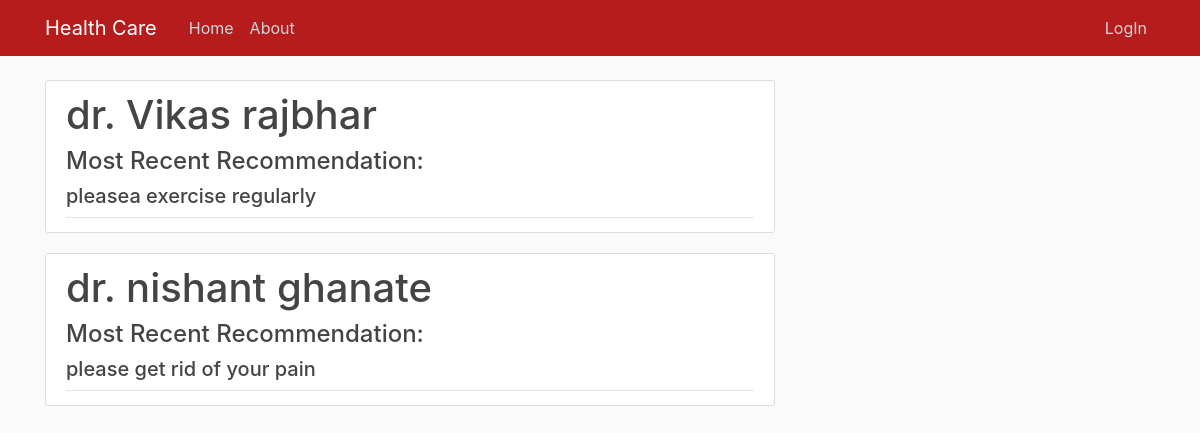
/doctors/, run on an earlier commit of the app's database.
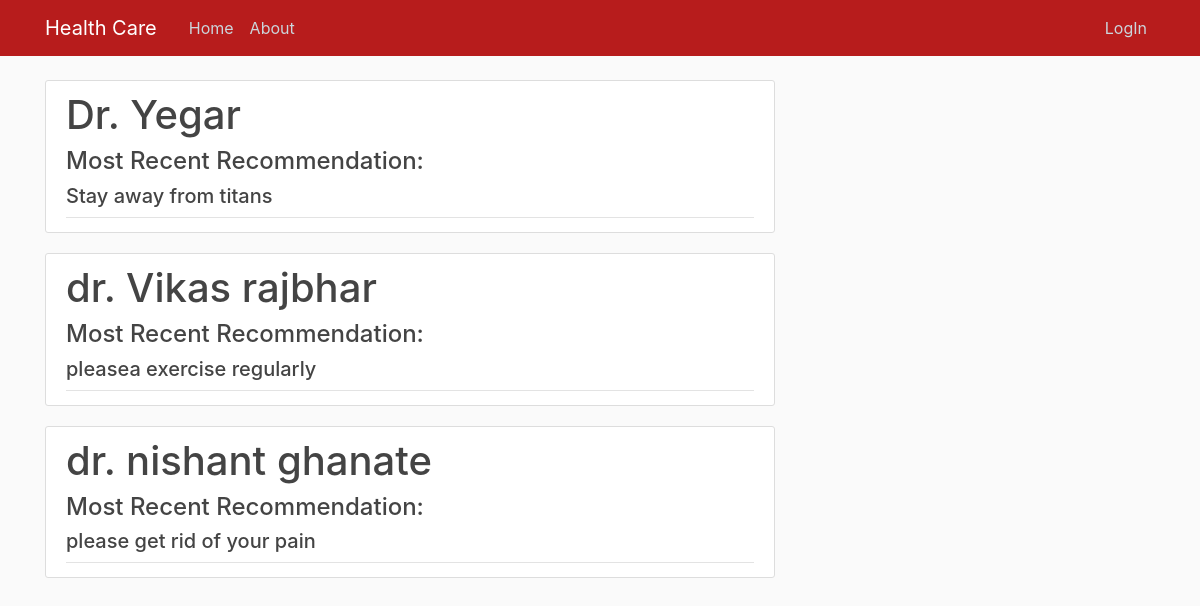
And on a later commit of the database.
### user/models.py (models this page shows, shortened)
class Details(models.Model):
    aadhar=models.IntegerField(primary_key=True)
    doctor=models.CharField(max_length=50)
    diagnosis=models.TextField()
    recommendation=models.TextField()
    medicine=models.TextField()
    test=models.TextField()
    history=HistoricalRecords()

### user/views.py (the view)
# urls.py: path('doctors/', user_views.DoctorsList.as_view(),name='doctors'),
class DoctorsList(ListView):
    model = Details
    template_name = 'user/doctors.html'
    context_object_name = 'details'

### user/templates/user/doctors.html
{% extends "user/base.html" %}
{% block content %}
{% for detail in details %}
    <article class="media content-section">
    <div class="media-body">
        <div class="article-metadata">
        <h1 class="mr-2" href="#">{{ detail.doctor }}</h1>
        <h4 class="mr-2" href="#">Most Recent Recommendation:</h4>
        <h5 class="mr-2" href="#">{{ detail.recommendation }}</h5>
        </div>
    </div>
    </article>
    {% endfor %}
{% endblock content %}

What changed in the data, as far as the page shows it:
added Details: doctor "Dr. Yegar", recommendation "Stay away from titans"
